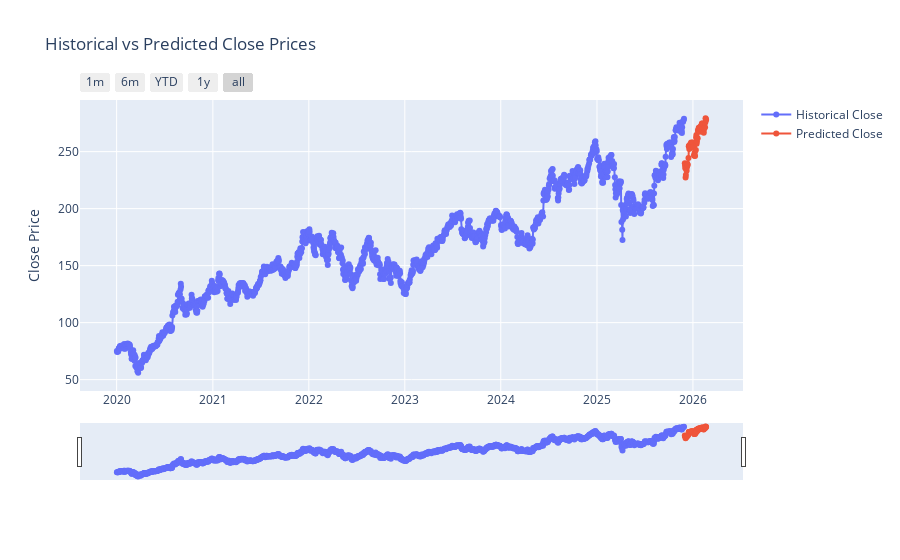

Write notebook code for a chart like this one.
### Markdown cell above
## 6.1.2 Future Forecasting for 60 days

### Code cell
def linear_forecasting(df, future_days=60):
    # Define features and target
    X = df[['Open', 'High', 'Low', 'Volume',
       'moving_average_10', 'RSI', 'MACD', 'MACD_Signal', '20_SMA', 'BB_Upper',
       'BB_Lower']]
    y = df['Close']
    X=X.fillna(0)
    # Normalize features using Min-Max scaling
    #scaler = MinMaxScaler()
    #X_scaled = scaler.fit_transform(X)

    X_train, X_test, y_train, y_test = train_test_split(X, y, test_size=0.3, random_state=42)

    # Fit the linear regression model
    regressor = Ridge(best_alpha)
    regressor.fit(X, y)
    # Predicting for the future dates
    # Tarih indeksini datetime formatına çevir (eğer değilse)
    if not isinstance(df.index, pd.DatetimeIndex):
        df.index = pd.to_datetime(df.index)


    # Predicting for the future dates
    future_dates = pd.date_range(df.index[-1] + pd.DateOffset(1), periods=future_days, freq='B')
    future_features = df.iloc[-1*future_days:][['Open', 'High', 'Low', 'Volume',
       'moving_average_10', 'RSI', 'MACD', 'MACD_Signal', '20_SMA', 'BB_Upper',
       'BB_Lower']]
    #future_features_scaled = scaler.transform(future_features)
    future_predictions = regressor.predict(future_features)

    # Creating a DataFrame for future predictions
    future_prediction_df = pd.DataFrame({
        'Date': future_dates,
        'Predicted': future_predictions
    })
    future_prediction_df.set_index('Date', inplace=True)

    # Create figure with plotly
    fig = go.Figure()

    # Historical data trace
    fig.add_trace(go.Scatter(x=df.index, y=df['Close'], mode='lines+markers', name='Historical Close'))

    # Future predictions trace
    fig.add_trace(go.Scatter(x=future_prediction_df.index, y=future_prediction_df['Predicted'], mode='lines+markers', name='Predicted Close'))

    # Update layout for better interactive controls
    fig.update_layout(
        title='Historical vs Predicted Close Prices',
        xaxis=dict(
            rangeselector=dict(
                buttons=list([
                    dict(count=1, label="1m", step="month", stepmode="backward"),
                    dict(count=6, label="6m", step="month", stepmode="backward"),
                    dict(count=1, label="YTD", step="year", stepmode="todate"),
                    dict(count=1, label="1y", step="year", stepmode="backward"),
                    dict(step="all")
                ])
            ),
            rangeslider=dict(
                visible=True
            ),
            type="date"
        ),
        yaxis=dict(
            title="Close Price",
            autorange=True,
            type="linear"
        )
    )

    fig.show()

    return regressor, scaler, future_prediction_df

regressor, scaler, future_predictions = linear_forecasting(df,future_days=60)

# Print  future_predictions DataFrame
print("Future Predictions:")
print(future_predictions)

### Figure 1 — Plotly figure (JSON) as saved in the notebook; plotly's stock layout.template omitted (floating-point values rounded to 4 significant figures; data arrays with more than 128 entries replaced by an {"elided": "..."} marker saying what was removed)
{"data": [{"mode": "lines+markers", "name": "Historical Close", "x": {"elided": "1486 str values"}, "y": {"elided": "1486 float values"}, "type": "scatter"}, {"mode": "lines+markers", "name": "Predicted Close", "x": ["2025-12-01T00:00:00", "2025-12-02T00:00:00", "2025-12-03T00:00:00", "2025-12-04T00:00:00", "2025-12-05T00:00:00", "2025-12-08T00:00:00", "2025-12-09T00:00:00", "2025-12-10T00:00:00", "2025-12-11T00:00:00", "2025-12-12T00:00:00", "2025-12-15T00:00:00", "2025-12-16T00:00:00", "2025-12-17T00:00:00", "2025-12-18T00:00:00", "2025-12-19T00:00:00", "2025-12-22T00:00:00", "2025-12-23T00:00:00", "2025-12-24T00:00:00", "2025-12-25T00:00:00", "2025-12-26T00:00:00", "2025-12-29T00:00:00", "2025-12-30T00:00:00", "2025-12-31T00:00:00", "2026-01-01T00:00:00", "2026-01-02T00:00:00", "2026-01-05T00:00:00", "2026-01-06T00:00:00", "2026-01-07T00:00:00", "2026-01-08T00:00:00", "2026-01-09T00:00:00", "2026-01-12T00:00:00", "2026-01-13T00:00:00", "2026-01-14T00:00:00", "2026-01-15T00:00:00", "2026-01-16T00:00:00", "2026-01-19T00:00:00", "2026-01-20T00:00:00", "2026-01-21T00:00:00", "2026-01-22T00:00:00", "2026-01-23T00:00:00", "2026-01-26T00:00:00", "2026-01-27T00:00:00", "2026-01-28T00:00:00", "2026-01-29T00:00:00", "2026-01-30T00:00:00", "2026-02-02T00:00:00", "2026-02-03T00:00:00", "2026-02-04T00:00:00", "2026-02-05T00:00:00", "2026-02-06T00:00:00", "2026-02-09T00:00:00", "2026-02-10T00:00:00", "2026-02-11T00:00:00", "2026-02-12T00:00:00", "2026-02-13T00:00:00", "2026-02-16T00:00:00", "2026-02-17T00:00:00", "2026-02-18T00:00:00", "2026-02-19T00:00:00", "2026-02-20T00:00:00"], "y": [239.8, 237.6, 235.4, 227.2, 229.5, 233.2, 236.4, 239.7, 238.9, 238.2, 244.4, 254.7, 255.2, 252.2, 255.1, 256.6, 253.7, 254.5, 258.1, 256.0, 257.8, 256.6, 256.3, 257.9, 254.2, 246.9, 246.4, 246.7, 249.5, 246.2, 251.5, 262.3, 264.5, 256.9, 258.9, 261.8, 268.0, 269.0, 269.2, 271.0, 271.0, 267.5, 270.4, 269.9, 272.4, 269.3, 271.5, 274.8, 273.1, 274.6, 273.7, 267.5, 266.6, 270.6, 270.3, 271.4, 275.6, 279.2, 278.7, 277.7], "type": "scatter"}], "layout": {"xaxis": {"rangeslider": {"visible": true}, "rangeselector": {"buttons": [{"count": 1, "label": "1m", "step": "month", "stepmode": "backward"}, {"count": 6, "label": "6m", "step": "month", "stepmode": "backward"}, {"count": 1, "label": "YTD", "step": "year", "stepmode": "todate"}, {"count": 1, "label": "1y", "step": "year", "stepmode": "backward"}, {"step": "all"}]}, "type": "date"}, "yaxis": {"title": {"text": "Close Price"}, "autorange": true, "type": "linear"}, "title": {"text": "Historical vs Predicted Close Prices"}}}
